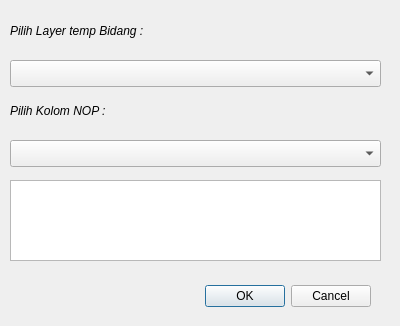
<?xml version="1.0" encoding="UTF-8"?>
<ui version="4.0">
 <class>ImportBidangDialogBase</class>
 <widget class="QDialog" name="ImportBidangDialogBase">
  <property name="geometry">
   <rect>
    <x>0</x>
    <y>0</y>
    <width>400</width>
    <height>326</height>
   </rect>
  </property>
  <property name="windowTitle">
   <string>Import Bidang</string>
  </property>
  <widget class="QDialogButtonBox" name="button_box">
   <property name="geometry">
    <rect>
     <x>30</x>
     <y>280</y>
     <width>341</width>
     <height>32</height>
    </rect>
   </property>
   <property name="orientation">
    <enum>Qt::Horizontal</enum>
   </property>
   <property name="standardButtons">
    <set>QDialogButtonBox::Cancel|QDialogButtonBox::Ok</set>
   </property>
  </widget>
  <widget class="QComboBox" name="cboLayer">
   <property name="geometry">
    <rect>
     <x>10</x>
     <y>60</y>
     <width>371</width>
     <height>27</height>
    </rect>
   </property>
  </widget>
  <widget class="QLabel" name="label">
   <property name="geometry">
    <rect>
     <x>10</x>
     <y>20</y>
     <width>371</width>
     <height>21</height>
    </rect>
   </property>
   <property name="font">
    <font>
     <italic>true</italic>
    </font>
   </property>
   <property name="text">
    <string>Pilih Layer temp Bidang :</string>
   </property>
  </widget>
  <widget class="QLabel" name="label_2">
   <property name="geometry">
    <rect>
     <x>10</x>
     <y>100</y>
     <width>371</width>
     <height>21</height>
    </rect>
   </property>
   <property name="font">
    <font>
     <italic>true</italic>
    </font>
   </property>
   <property name="text">
    <string>Pilih Kolom NOP :</string>
   </property>
  </widget>
  <widget class="QComboBox" name="cboField">
   <property name="geometry">
    <rect>
     <x>10</x>
     <y>140</y>
     <width>371</width>
     <height>27</height>
    </rect>
   </property>
  </widget>
  <widget class="QTextEdit" name="log_edit">
   <property name="geometry">
    <rect>
     <x>10</x>
     <y>180</y>
     <width>371</width>
     <height>81</height>
    </rect>
   </property>
  </widget>
 </widget>
 <resources/>
 <connections>
  <connection>
   <sender>button_box</sender>
   <signal>accepted()</signal>
   <receiver>ImportBidangDialogBase</receiver>
   <slot>accept()</slot>
   <hints>
    <hint type="sourcelabel">
     <x>20</x>
     <y>20</y>
    </hint>
    <hint type="destinationlabel">
     <x>20</x>
     <y>20</y>
    </hint>
   </hints>
  </connection>
  <connection>
   <sender>button_box</sender>
   <signal>rejected()</signal>
   <receiver>ImportBidangDialogBase</receiver>
   <slot>reject()</slot>
   <hints>
    <hint type="sourcelabel">
     <x>20</x>
     <y>20</y>
    </hint>
    <hint type="destinationlabel">
     <x>20</x>
     <y>20</y>
    </hint>
   </hints>
  </connection>
 </connections>
</ui>
